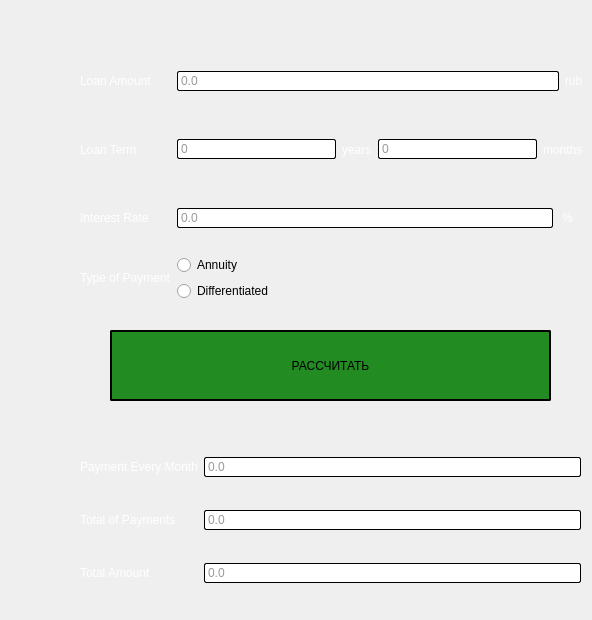
    <widget class="QWidget" name="CreditCalc">
     <property name="styleSheet">
      <string notr="true">QLabel {
	color: white;
}

QPushButton {
	color: #000000;
	background-color: #778899;
	border: 1px solid black;
    border-radius: 2px;
    padding: 1px;
}

QLineEdit {
	color: #999999;
	background-color: #FFFFFF;
	border: 1px solid black;
    border-radius: 2px;
    padding: 1px;
}</string>
     </property>
     <attribute name="title">
      <string>CreditCalc</string>
     </attribute>
     <widget class="QWidget" name="gridLayoutWidget">
      <property name="geometry">
       <rect>
        <x>80</x>
        <y>50</y>
        <width>503</width>
        <height>251</height>
       </rect>
      </property>
      <layout class="QGridLayout" name="gridLayout">
       <item row="3" column="0">
        <widget class="QLabel" name="type_label">
         <property name="text">
          <string>Type of Payment</string>
         </property>
        </widget>
       </item>
       <item row="1" column="0">
        <widget class="QLabel" name="time_label">
         <property name="text">
          <string>Loan Term</string>
         </property>
        </widget>
       </item>
       <item row="3" column="1">
        <layout class="QVBoxLayout" name="verticalLayout">
         <item>
          <widget class="QRadioButton" name="type_an">
           <property name="styleSheet">
            <string notr="true">QRadioButton {
	color: black;
}</string>
           </property>
           <property name="text">
            <string>Annuity</string>
           </property>
          </widget>
         </item>
         <item>
          <widget class="QRadioButton" name="type_diff">
           <property name="styleSheet">
            <string notr="true">QRadioButton {
	color: black;
}</string>
           </property>
           <property name="text">
            <string>Differentiated</string>
           </property>
          </widget>
         </item>
        </layout>
       </item>
       <item row="2" column="0">
        <widget class="QLabel" name="proz_label">
         <property name="text">
          <string>Interest Rate</string>
         </property>
        </widget>
       </item>
       <item row="0" column="0">
        <widget class="QLabel" name="sum_label">
         <property name="text">
          <string>Loan Amount</string>
         </property>
        </widget>
       </item>
       <item row="1" column="1">
        <layout class="QHBoxLayout" name="horizontalLayout">
         <item>
          <widget class="QLineEdit" name="time_year_edit">
           <property name="text">
            <string>0</string>
           </property>
          </widget>
         </item>
         <item>
          <widget class="QLabel" name="time_year_line">
           <property name="text">
            <string>years</string>
           </property>
          </widget>
         </item>
         <item>
          <widget class="QLineEdit" name="time_month_edit">
           <property name="text">
            <string>0</string>
           </property>
          </widget>
         </item>
         <item>
          <widget class="QLabel" name="time_month_line">
           <property name="text">
            <string>months</string>
           </property>
          </widget>
         </item>
        </layout>
       </item>
       <item row="0" column="1">
        <layout class="QHBoxLayout" name="horizontalLayout_2">
         <item>
          <widget class="QLineEdit" name="sum_edit">
           <property name="text">
            <string>0.0</string>
           </property>
          </widget>
         </item>
         <item>
          <widget class="QLabel" name="rub_line">
           <property name="text">
            <string>rub</string>
           </property>
          </widget>
         </item>
        </layout>
       </item>
       <item row="2" column="1">
        <layout class="QHBoxLayout" name="horizontalLayout_3">
         <item>
          <widget class="QLineEdit" name="proz_edit">
           <property name="text">
            <string>0.0</string>
           </property>
          </widget>
         </item>
         <item>
          <widget class="QLabel" name="proz_line">
           <property name="text">
            <string> %   </string>
           </property>
          </widget>
         </item>
        </layout>
       </item>
      </layout>
     </widget>
     <widget class="QPushButton" name="push_calc">
      <property name="geometry">
       <rect>
        <x>110</x>
        <y>330</y>
        <width>441</width>
        <height>71</height>
       </rect>
      </property>
      <property name="styleSheet">
       <string notr="true">QPushButton {
	color: #000000;
	background-color: #228B22;
	border: 1.5px solid black;
    border-radius: 2px;
    padding: 1px;
}</string>
      </property>
      <property name="text">
       <string>РАССЧИТАТЬ</string>
      </property>
     </widget>
     <widget class="QWidget" name="gridLayoutWidget_2">
      <property name="geometry">
       <rect>
        <x>80</x>
        <y>430</y>
        <width>501</width>
        <height>181</height>
       </rect>
      </property>
      <layout class="QGridLayout" name="gridLayout_2">
       <item row="0" column="1">
        <widget class="QLineEdit" name="every_month_edit">
         <property name="text">
          <string>0.0</string>
         </property>
        </widget>
       </item>
       <item row="2" column="1">
        <widget class="QLineEdit" name="result_edit">
         <property name="text">
          <string>0.0</string>
         </property>
        </widget>
       </item>
       <item row="0" column="0">
        <widget class="QLabel" name="every_month_label">
         <property name="text">
          <string>Payment Every Month</string>
         </property>
        </widget>
       </item>
       <item row="1" column="1">
        <widget class="QLineEdit" name="overpayment_edit">
         <property name="text">
          <string>0.0</string>
         </property>
        </widget>
       </item>
       <item row="2" column="0">
        <widget class="QLabel" name="result_label">
         <property name="text">
          <string>Total Amount</string>
         </property>
        </widget>
       </item>
       <item row="1" column="0">
        <widget class="QLabel" name="overpayment_label">
         <property name="text">
          <string>Total of Payments</string>
         </property>
        </widget>
       </item>
      </layout>
     </widget>
    </widget>
